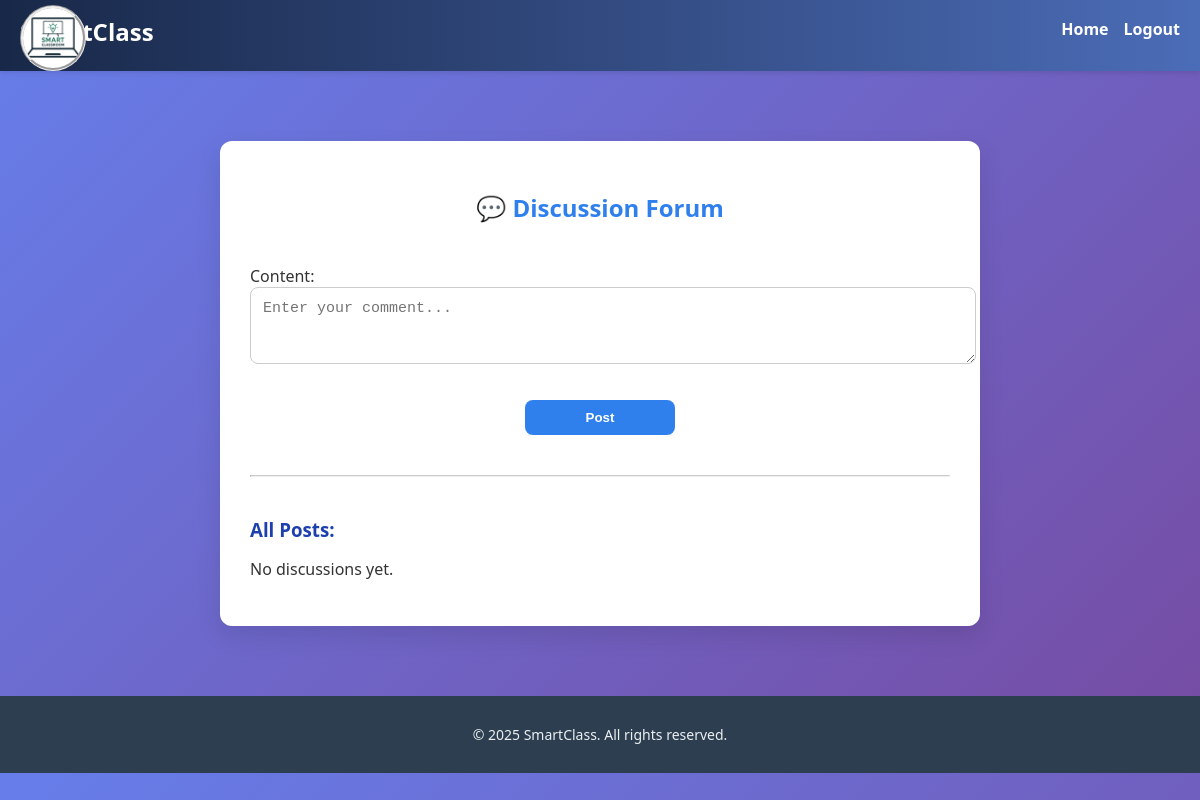
/discussion/ (signed in), run on an earlier commit of the app's database.
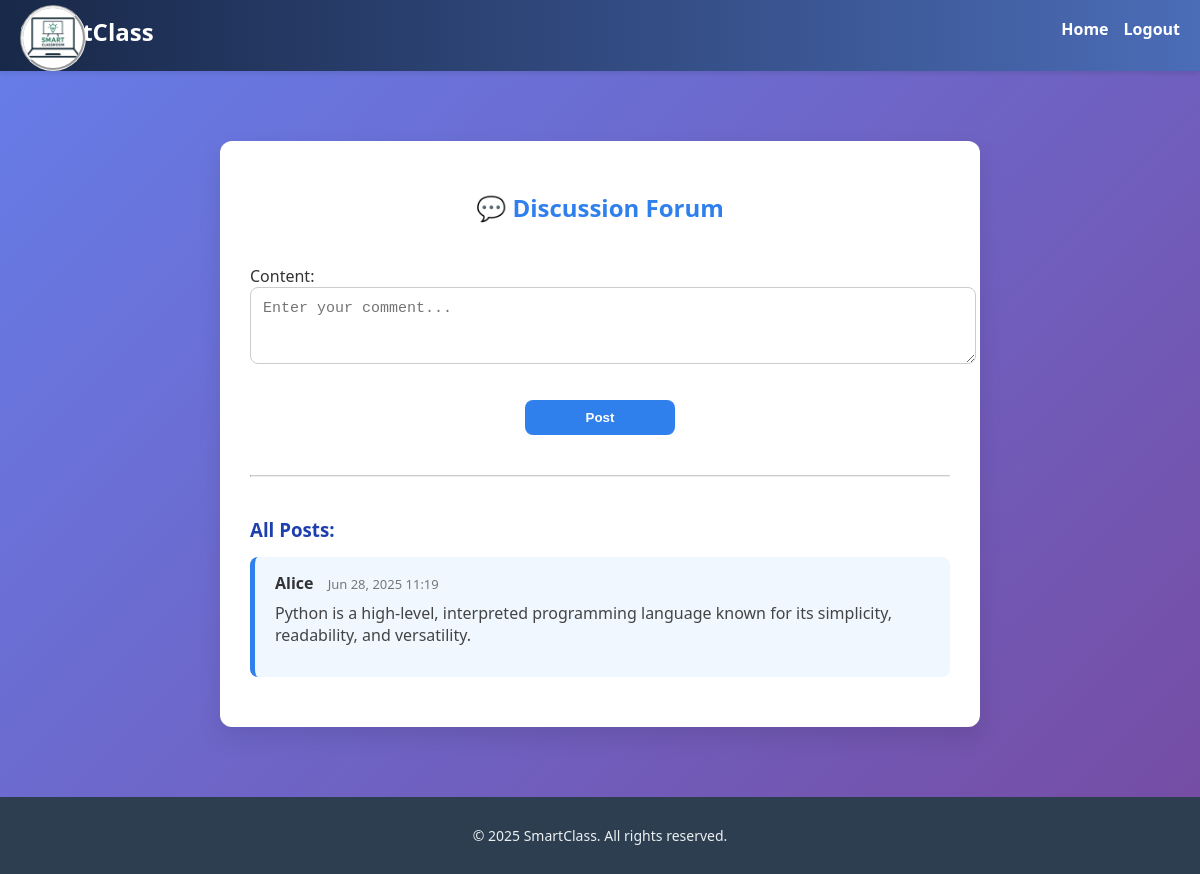
And on a later commit of the database.
### core/models.py (models this page shows, shortened)
class Discussion(models.Model):
    user = models.ForeignKey(User, on_delete=models.CASCADE)
    content = models.TextField()
    posted_at = models.DateTimeField(auto_now_add=True)

### core/views.py (the view)
# urls.py: path('discussion/', views.discussion_view, name='discussion'),
@login_required
def discussion_view(request):
    discussions = Discussion.objects.all().order_by('-posted_at')
    if request.method == 'POST':
        form = DiscussionForm(request.POST)
        if form.is_valid():
            comment = form.save(commit=False)
            comment.user = request.user
            comment.save()
            return redirect('discussion')
    else:
        form = DiscussionForm()
    return render(request, 'core/discussion.html', {'form': form, 'discussions': discussions})

### core/forms.py
class DiscussionForm(forms.ModelForm):
    class Meta:
        model = Discussion
        fields = ['content']
        widgets = {
            'content': forms.Textarea(attrs={'rows': 3, 'placeholder': 'Enter your comment...'})
        }

### core/templates/core/discussion.html (shortened to what this page needs)
{% extends "core/base.html" %}
{% block content %}
<div class="forum-container">
  <h2>💬 Discussion Forum</h2>
  <form method="post">
    {{ form.as_p }}
    <button type="submit">Post</button>
  </form>
  <hr>
  <h3>All Posts:</h3>
  {% for d in discussions %}
    <div class="discussion">
      <strong>{{ d.user.username }}</strong>
      <small>{{ d.posted_at|date:"M d, Y H:i" }}</small>
      <p>{{ d.content }}</p>
    </div>
  {% empty %}
    <p>No discussions yet.</p>
  {% endfor %}
</div>
{% endblock %}

What changed in the data, as far as the page shows it:
added Discussion: user.username "Alice", posted_at "Jun 28, 2025 11:19", content "Python is a high-level, interpreted programming language known for its simplicity, readability, and versatility."
Also different on the page:
text no longer shown: "No discussions yet."
